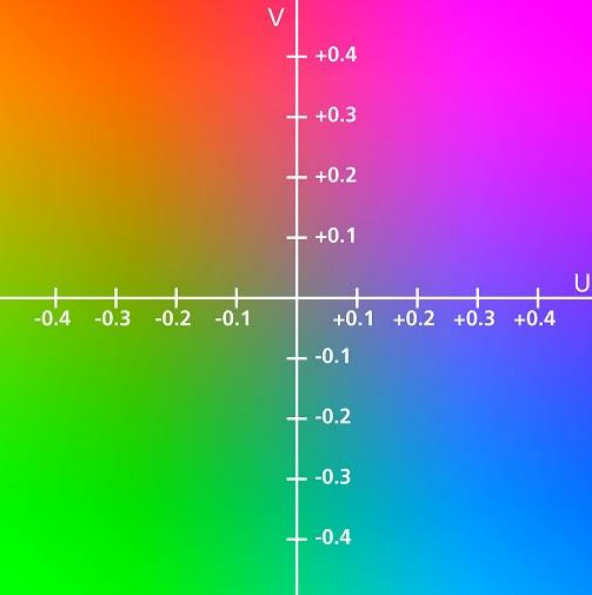
#> input picture Unit6/ycrcbColor.jpg, 592 x 595 px
$ python 2-3.py
#> lines starting #> are read from the running program, lines starting #| are printed output that depends on the picture
import sys
import numpy as np, cv2

src = cv2.imread('ycrcbColor.jpg') #영상 읽기
#> src is the input picture: shape (595, 592, 3); mean B, G, R 126.3, 131.6, 127.6

if src is None: #예외처리
    print('Image load failed!')
    sys.exit()

YCC_img = cv2.cvtColor(src, cv2.COLOR_BGR2YCrCb) #컬러 공간 변환 BGR -> YCrCb
#> YCC_img: shape (595, 592, 3); mean of channels 0, 1, 2 129.8, 126.4, 126

Y, Cr, Cb = cv2.split(YCC_img) #채널 분리
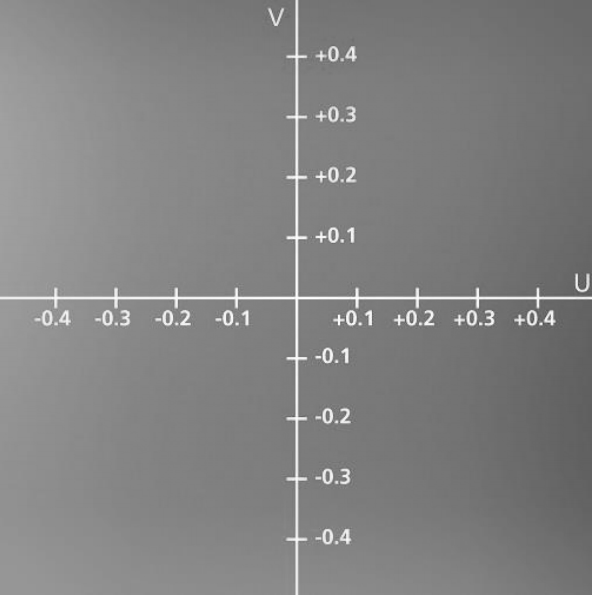
#> Y: shape (595, 592); min 76, max 254, mean 129.8
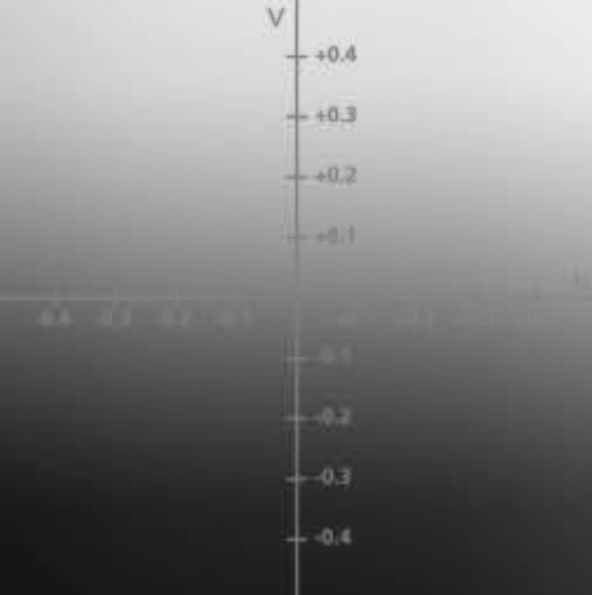
#> Cr: shape (595, 592); min 21, max 235, mean 126.4
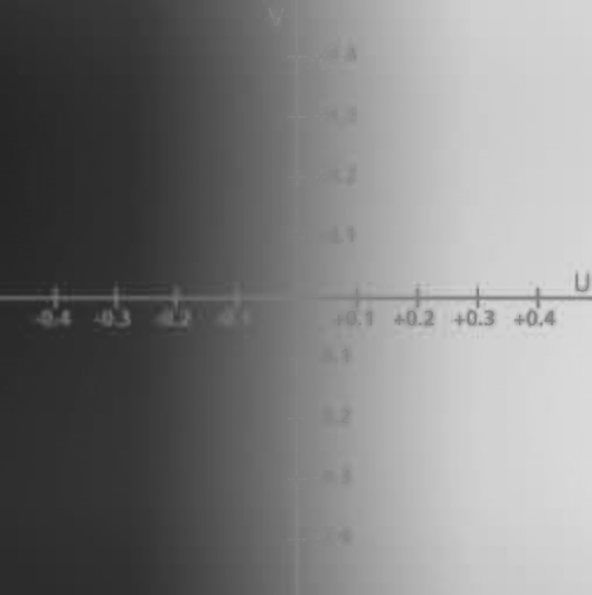
#> Cb: shape (595, 592); min 38, max 219, mean 126

cv2.imshow("original", src) #원본 이미지 윈도우에 띄우기
cv2.imshow("Y", Y) #Y 채널 윈도우에 띄우기
cv2.imshow("Cr", Cr) #Cr 채널 윈도우에 띄우기
cv2.imshow("Cb", Cb) #Cb 채널 윈도우에 띄우기

cv2.waitKey(0)

cv2.destroyAllWindows()
